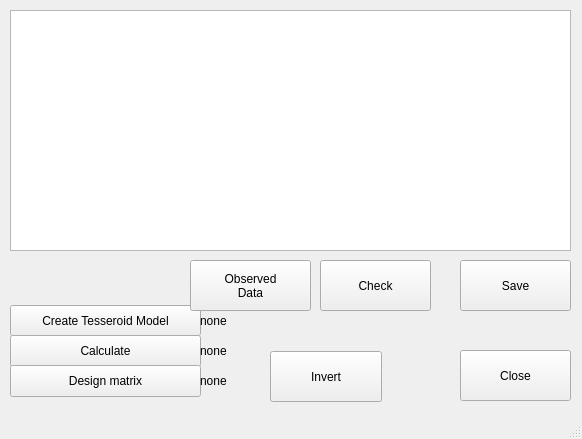
<?xml version="1.0" encoding="UTF-8"?>
<ui version="4.0">
 <class>MainWindow</class>
 <widget class="QMainWindow" name="MainWindow">
  <property name="geometry">
   <rect>
    <x>0</x>
    <y>0</y>
    <width>582</width>
    <height>439</height>
   </rect>
  </property>
  <property name="windowTitle">
   <string>MainWindow</string>
  </property>
  <property name="windowOpacity">
   <double>1.000000000000000</double>
  </property>
  <widget class="QWidget" name="centralwidget">
   <widget class="QPushButton" name="button_close">
    <property name="geometry">
     <rect>
      <x>460</x>
      <y>350</y>
      <width>111</width>
      <height>51</height>
     </rect>
    </property>
    <property name="layoutDirection">
     <enum>Qt::LeftToRight</enum>
    </property>
    <property name="text">
     <string>Close</string>
    </property>
    <property name="icon">
     <iconset>
      <normaloff>icons/icons8-exit-48.png</normaloff>icons/icons8-exit-48.png</iconset>
    </property>
    <property name="iconSize">
     <size>
      <width>32</width>
      <height>32</height>
     </size>
    </property>
   </widget>
   <widget class="QPushButton" name="pushButton_2">
    <property name="geometry">
     <rect>
      <x>10</x>
      <y>305</y>
      <width>191</width>
      <height>31</height>
     </rect>
    </property>
    <property name="text">
     <string>Create Tesseroid Model</string>
    </property>
   </widget>
   <widget class="QLabel" name="label">
    <property name="geometry">
     <rect>
      <x>200</x>
      <y>310</y>
      <width>51</width>
      <height>21</height>
     </rect>
    </property>
    <property name="text">
     <string>none</string>
    </property>
   </widget>
   <widget class="QPushButton" name="pushButton_3">
    <property name="geometry">
     <rect>
      <x>10</x>
      <y>335</y>
      <width>191</width>
      <height>32</height>
     </rect>
    </property>
    <property name="text">
     <string>Calculate</string>
    </property>
   </widget>
   <widget class="QPushButton" name="pushButton_4">
    <property name="geometry">
     <rect>
      <x>10</x>
      <y>365</y>
      <width>191</width>
      <height>32</height>
     </rect>
    </property>
    <property name="text">
     <string>Design matrix</string>
    </property>
   </widget>
   <widget class="QPushButton" name="pushButton_5">
    <property name="geometry">
     <rect>
      <x>270</x>
      <y>351</y>
      <width>112</width>
      <height>51</height>
     </rect>
    </property>
    <property name="text">
     <string>Invert</string>
    </property>
   </widget>
   <widget class="QLabel" name="label_2">
    <property name="geometry">
     <rect>
      <x>200</x>
      <y>340</y>
      <width>51</width>
      <height>21</height>
     </rect>
    </property>
    <property name="text">
     <string>none</string>
    </property>
   </widget>
   <widget class="QLabel" name="label_3">
    <property name="geometry">
     <rect>
      <x>200</x>
      <y>370</y>
      <width>51</width>
      <height>21</height>
     </rect>
    </property>
    <property name="text">
     <string>none</string>
    </property>
   </widget>
   <widget class="QTextEdit" name="config_editor">
    <property name="geometry">
     <rect>
      <x>10</x>
      <y>10</y>
      <width>561</width>
      <height>241</height>
     </rect>
    </property>
   </widget>
   <widget class="QPushButton" name="button_save">
    <property name="geometry">
     <rect>
      <x>460</x>
      <y>260</y>
      <width>111</width>
      <height>51</height>
     </rect>
    </property>
    <property name="text">
     <string>Save</string>
    </property>
    <property name="icon">
     <iconset>
      <normaloff>icons/icons8-save-48.png</normaloff>icons/icons8-save-48.png</iconset>
    </property>
    <property name="iconSize">
     <size>
      <width>32</width>
      <height>32</height>
     </size>
    </property>
   </widget>
   <widget class="QPushButton" name="button_checksum">
    <property name="geometry">
     <rect>
      <x>320</x>
      <y>260</y>
      <width>111</width>
      <height>51</height>
     </rect>
    </property>
    <property name="text">
     <string>Check</string>
    </property>
    <property name="icon">
     <iconset>
      <normaloff>icons/icons8-checklist-48.png</normaloff>icons/icons8-checklist-48.png</iconset>
    </property>
    <property name="iconSize">
     <size>
      <width>32</width>
      <height>32</height>
     </size>
    </property>
   </widget>
   <widget class="QPushButton" name="button_observed">
    <property name="geometry">
     <rect>
      <x>190</x>
      <y>260</y>
      <width>121</width>
      <height>51</height>
     </rect>
    </property>
    <property name="text">
     <string>Observed
Data</string>
    </property>
    <property name="icon">
     <iconset>
      <normaloff>icons/icons8-satellite-in-orbit-48.png</normaloff>icons/icons8-satellite-in-orbit-48.png</iconset>
    </property>
    <property name="iconSize">
     <size>
      <width>32</width>
      <height>32</height>
     </size>
    </property>
   </widget>
  </widget>
  <widget class="QStatusBar" name="statusbar"/>
  <action name="actionClose">
   <property name="text">
    <string>Close</string>
   </property>
  </action>
 </widget>
 <resources/>
 <connections/>
</ui>
